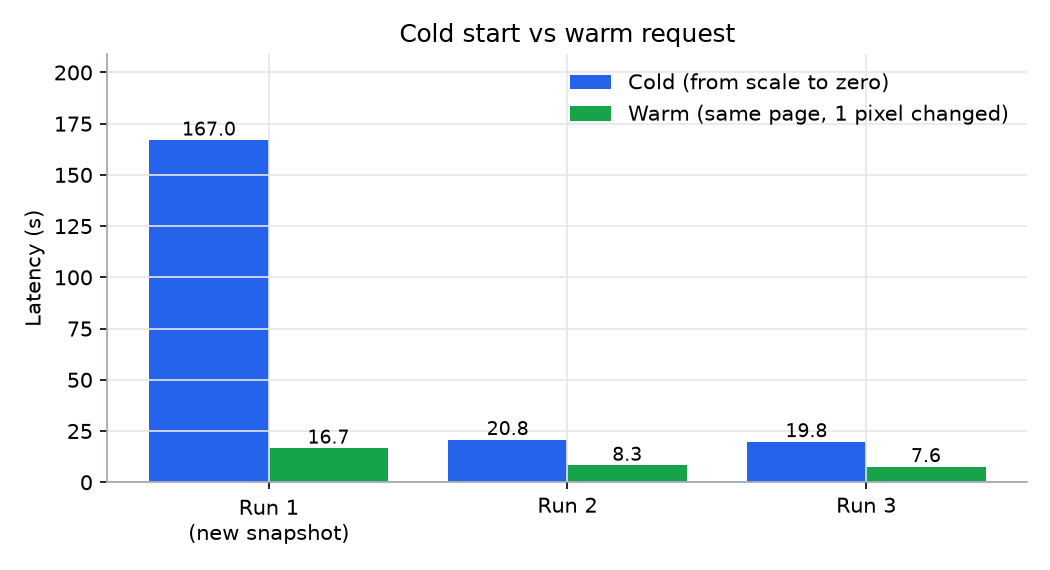
#> input picture assets/benchmarks/cold-warm.png, 1050 x 570 px
$ python -i scan.py   (imports and definitions only)
#> lines starting #> are read from the running program, lines starting #| are printed output that depends on the picture; after the words box and inside, x2 and y2 are one past the last pixel; in counts of white or black regions, pixels touching at a corner belong together
#> further down, picture is the input picture: PIL image 1050x570 RGBA; mean R, G, B, A 229.1, 236.2, 246.4, 255
"""Conservative small-angle scan correction using OpenCV pixel measurements."""

from __future__ import annotations

import math
from dataclasses import dataclass

import cv2
import numpy as np
from PIL import Image

from word_export.measure import text_lines


@dataclass(frozen=True)
class SkewEstimate:
    # Counterclockwise correction, matching OpenCV and Pillow conventions.
    angle: float
    confident: bool
    reason: str


def estimate_skew(image: Image.Image) -> SkewEstimate:
    """Find a shared baseline within ±5°; leave sparse/ambiguous pages alone."""
    gray = np.asarray(image.convert("L"))
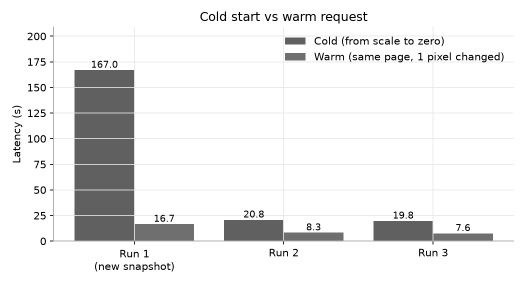
#> gray: shape (570, 1050) (shown at 1/2 size); min 0, max 255, mean 235.2
    scale = min(1, 1200 / max(gray.shape))
    if scale < 1:
        gray = cv2.resize(gray, None, fx=scale, fy=scale, interpolation=cv2.INTER_AREA)
    height, width = gray.shape
    if min(height, width) < 40:
        return SkewEstimate(0, False, "too little image evidence")
    ink = (cv2.adaptiveThreshold(gray, 255, cv2.ADAPTIVE_THRESH_GAUSSIAN_C,
                                cv2.THRESH_BINARY_INV, 31, 12) > 0).astype(np.uint8)
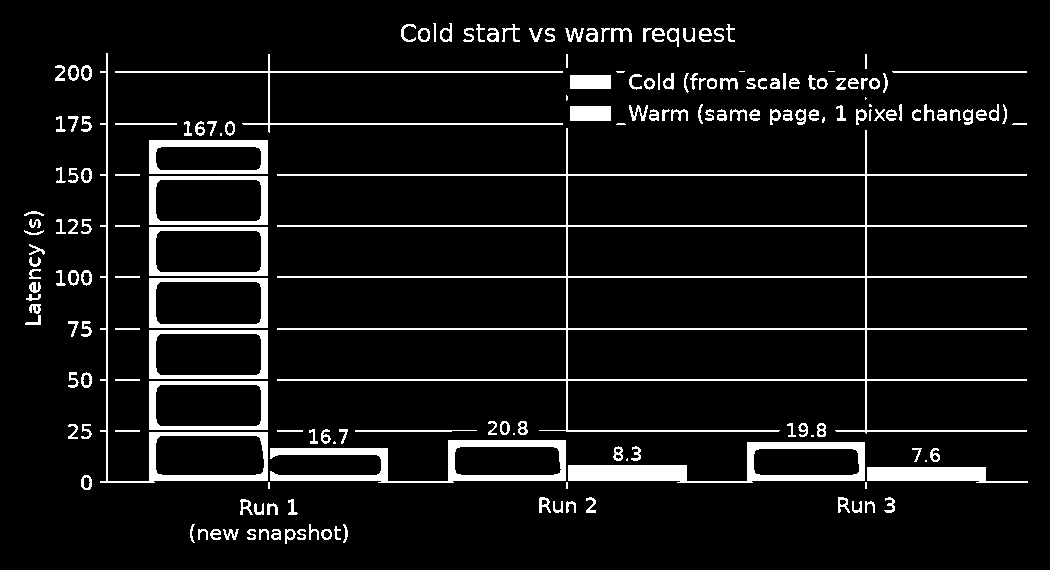
#> ink: shape (570, 1050); values 0 (black) and 1 (white), 7.7% white; 187 white regions (17 under 20 px), largest, box (x1, y1, x2, y2) and area: (277, 128, 1027, 434) 9504, (568, 442, 865, 483) 3978, (270, 440, 566, 483) 3825
    # Long rules provide stronger evidence than text, especially on sparse tables.
    lines = cv2.HoughLinesP(ink, 1, np.pi / 1800, threshold=max(30, width // 8),
                           minLineLength=max(40, width // 5), maxLineGap=10)
#> lines = 48 rows, first 6: [277, 276, 1026, 277], [149, 478, 387, 479], [277, 174, 1026, 175], [149, 480, 366, 479], [277, 380, 1026, 379], [563, 329, 1026, 329]
    angles, lengths = [], []
    if lines is not None:
        for x1, y1, x2, y2 in lines[:, 0]:
            angle = math.degrees(math.atan2(float(y2 - y1), float(x2 - x1)))
            angle = (angle + 45) % 90 - 45
            if abs(angle) <= 7:
                angles.append(angle)
                lengths.append(math.hypot(x2 - x1, y2 - y1))
#> this loop made 48 passes
#> (x1, y1, x2, y2, angle) on passes 1 to 8: (277, 276, 1026, 277, 0.0765), (149, 478, 387, 479, 0.241), (277, 174, 1026, 175, 0.0765), (149, 480, 366, 479, -0.264), (277, 380, 1026, 379, -0.0765), (563, 329, 1026, 329, 0), (149, 476, 387, 477, 0.241), (277, 225, 1026, 226, 0.0765)
#> after the loop, angles = 48 values, max 0.532 at index 25, min -0.481 at index 17, mean 0.00732; lengths = 48 values, max 749 at index 0, min 210 at index 40, mean 357.7
    if len(angles) >= 3:
        order = np.argsort(angles)
#> order = 48 values, max 47 at index 36, min 0 at index 38, mean 23.5
        weights = np.asarray(lengths)[order]
#> weights = 48 values, max 749 at index 5, min 210 at index 33, mean 357.7
        middle = np.searchsorted(np.cumsum(weights), weights.sum() / 2)
#> middle = 24
        angle = float(np.asarray(angles)[order][middle])
        agreeing = np.abs(np.asarray(angles) - angle) < 0.3
        if np.asarray(lengths)[agreeing].sum() >= max(width, height) * 2 and agreeing.mean() >= 0.7:
            if abs(angle) > 5:
                return SkewEstimate(angle, False, "tilt exceeds the supported ±5° range")
            # Refine below Hough's endpoint quantization: a tenth of a degree
            # can still smear a faint rule across several pixel rows.
            candidates = np.arange(angle - 0.2, angle + 0.201, 0.025)
            scores = []
            for candidate in candidates:
                matrix = cv2.getRotationMatrix2D((width / 2, height / 2), float(candidate), 1)
                rotated = cv2.warpAffine(ink, matrix, (width, height), flags=cv2.INTER_NEAREST)
                scores.append(float(np.square(rotated.sum(axis=1).astype(float)).sum()
                                    + np.square(rotated.sum(axis=0).astype(float)).sum()))
#> this loop made 17 passes
#> pass 1, in estimate_skew, `rotated = cv2.warpAffine(ink, matrix, (width, height), flags=cv2.INTER..`:
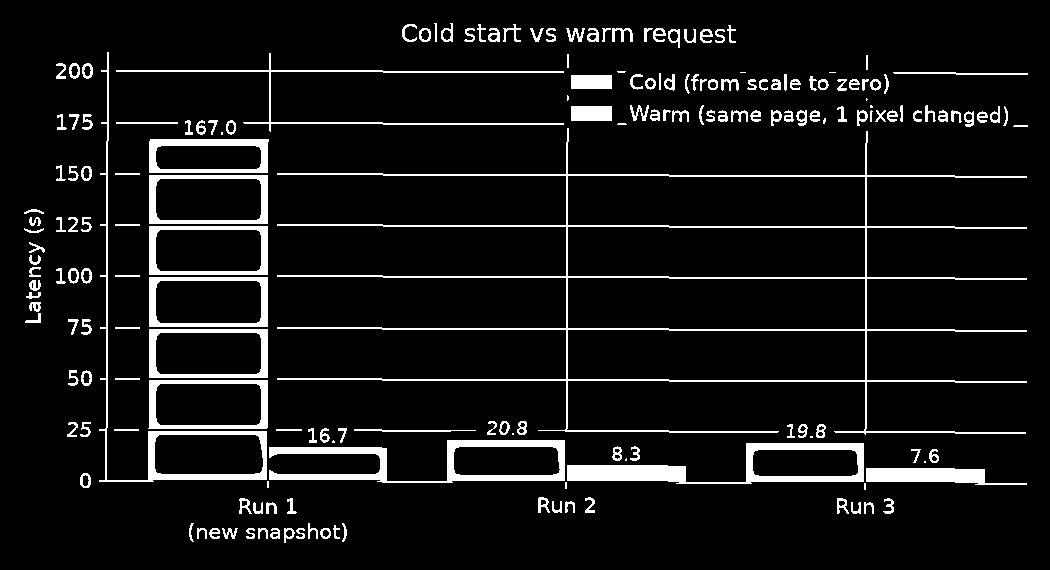
#> rotated: shape (570, 1050); values 0 (black) and 1 (white), 7.7% white; 187 white regions (17 under 20 px), largest, box (x1, y1, x2, y2) and area: (277, 128, 1027, 435) 9504, (567, 443, 864, 484) 3978, (269, 440, 565, 483) 3825
#> pass 2, in estimate_skew, `rotated = cv2.warpAffine(ink, matrix, (width, height), flags=cv2.INTER..`:
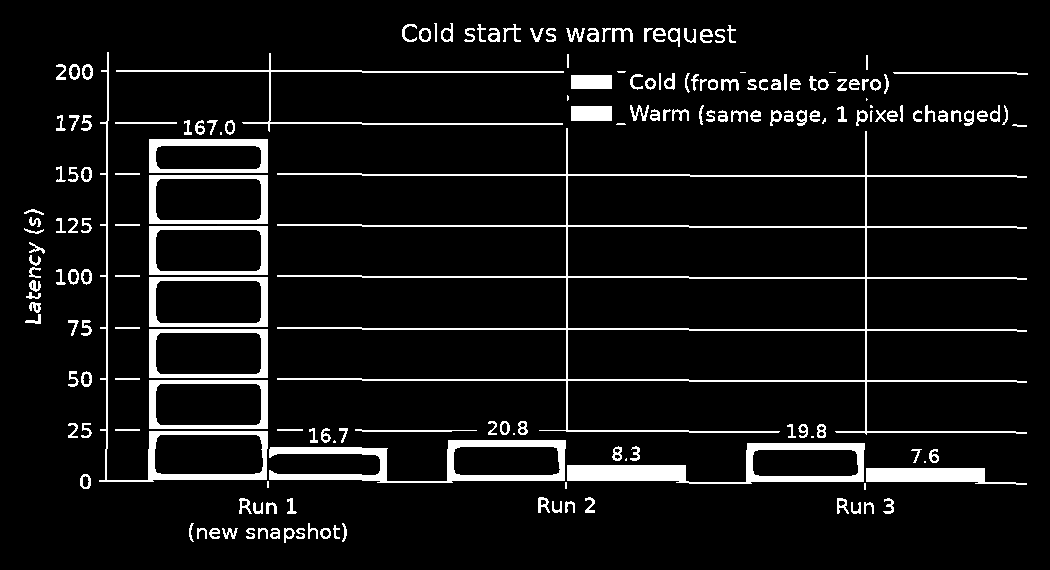
#> rotated: shape (570, 1050); values 0 (black) and 1 (white), 7.7% white; 187 white regions (17 under 20 px), largest, box (x1, y1, x2, y2) and area: (277, 128, 1027, 435) 9504, (567, 443, 865, 484) 3978, (269, 440, 566, 483) 3824
#> pass 3, in estimate_skew, `rotated = cv2.warpAffine(ink, matrix, (width, height), flags=cv2.INTER..`:
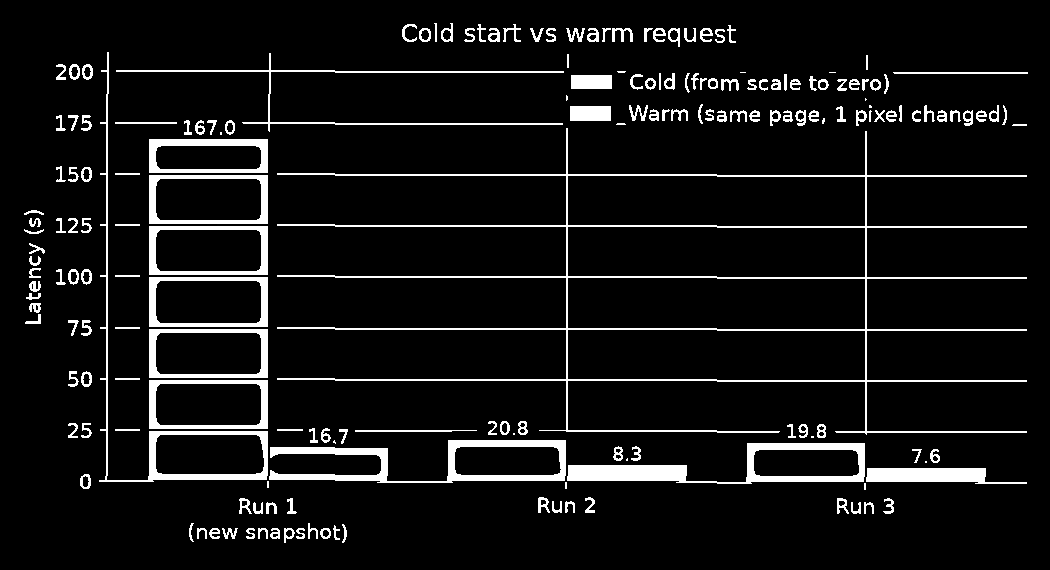
#> rotated: shape (570, 1050); values 0 (black) and 1 (white), 7.7% white; 187 white regions (17 under 20 px), largest, box (x1, y1, x2, y2) and area: (277, 128, 1027, 435) 9504, (567, 443, 865, 484) 3978, (269, 440, 566, 483) 3824
#> after the loop:
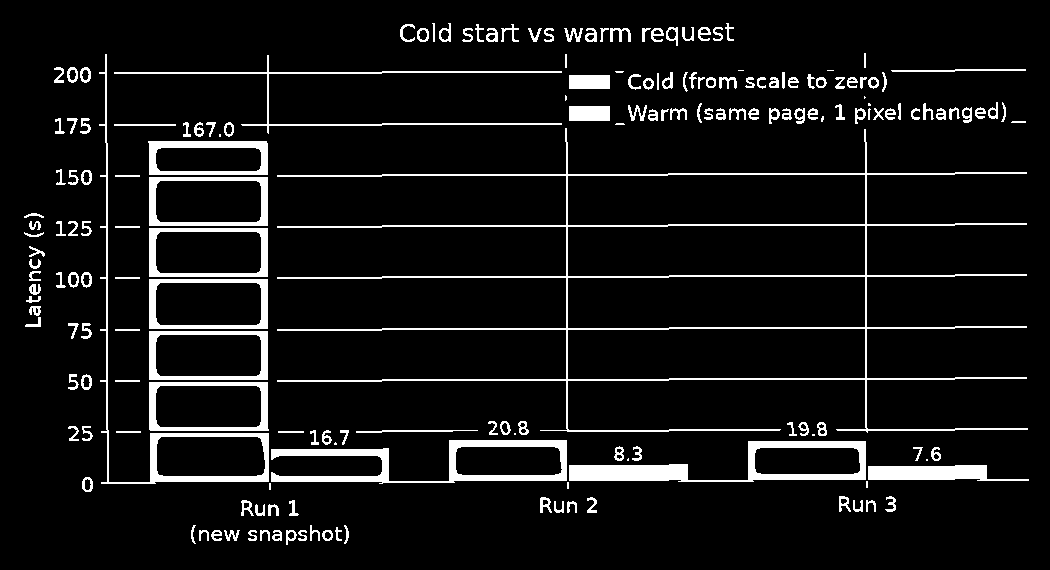
#> rotated: shape (570, 1050); values 0 (black) and 1 (white), 7.7% white; 187 white regions (17 under 20 px), largest, box (x1, y1, x2, y2) and area: (277, 128, 1028, 433) 9504, (569, 441, 866, 482) 3978, (271, 440, 567, 484) 3825
#> after the loop, scores = [17369138, 18005332, 18375524, 18824766, 18933602, 18805230, 19976110, 19976110, 19976110, 19976110, 19976110, 18799382, 18891358, 18781070, 18357968, 18063074, 17413008]
            angle = float(candidates[int(np.argmax(scores))])
#> angle = -0.05
            if abs(angle) > 5:
                return SkewEstimate(angle, False, "tilt exceeds the supported ±5° range")
            return SkewEstimate(angle if abs(angle) >= 0.15 else 0, True, "consistent page rules")
    # Keep glyph-sized components; photos, rules and solid fills must not set the tilt.
    count, labels, stats, _ = cv2.connectedComponentsWithStats(ink, 8)
    keep = np.zeros(count, dtype=np.uint8)
    for index in range(1, count):
        _, _, w, h, area = stats[index]
        if 2 <= h <= height * 0.06 and 1 <= w <= width * 0.08 and 3 <= area <= width * height * 0.001:
            if 0.08 <= w / h <= 8 and area / (w * h) >= 0.08:
                keep[index] = 1
    if keep.sum() < 25:
        return SkewEstimate(0, False, "too few text components or page rules")
    mask = keep[labels]
    center = (width / 2, height / 2)

    # [5 lines left out: function score, not called in this run]

    candidates = np.arange(-5, 5.01, 0.25)
    scores = [score(angle) for angle in candidates]
    angle = float(candidates[int(np.argmax(scores))])
    if abs(angle) >= 5:
        return SkewEstimate(angle, False, "tilt is at the ±5° search limit")
    fine = np.arange(angle - 0.2, angle + 0.201, 0.05)
    angle = float(fine[int(np.argmax([score(value) for value in fine]))])
    peak = score(angle)
    shoulders = max(score(angle - 0.5), score(angle + 0.5))
    alternatives = [value for candidate, value in zip(candidates, scores) if abs(candidate - angle) > 0.75]
    if alternatives and max(alternatives) >= peak * 0.94:
        return SkewEstimate(angle, False, "multiple competing text angles")
    if peak < shoulders * 1.04:
        return SkewEstimate(angle, False, "text baselines do not agree on a clear angle")
    if abs(angle) < 0.15 or peak < score(0) * 1.06:
        return SkewEstimate(0, True, "text is already approximately upright")
    return SkewEstimate(round(angle, 2), True, "consistent text baselines")


# [61 lines left out: functions rotate_scan, transform_box, content_box, not called in this run]

>>> from PIL import Image
>>> picture = Image.open('../assets/benchmarks/cold-warm.png')
>>> result = estimate_skew(picture)

$ run again, on assets/benchmarks/concurrency.png
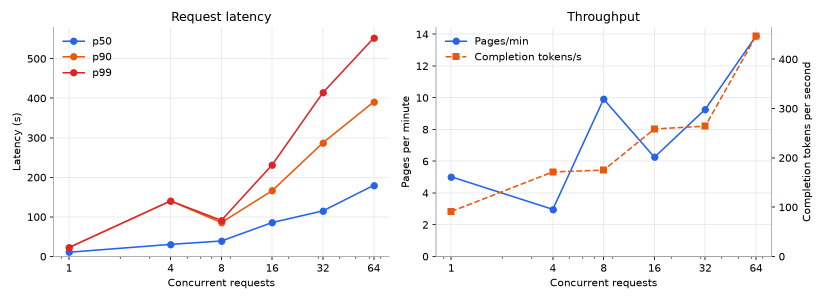
#> input picture assets/benchmarks/concurrency.png, 1650 x 600 px (shown at 1/2 size)
#> picture is the input picture: PIL image 1650x600 RGBA; mean R, G, B, A 248.9, 248, 248.7, 255
#> in estimate_skew, `ink = (cv2.adaptiveThreshold(gray, 255, cv2.ADAPTIVE_THRESH_GAUSSIAN_C..`:
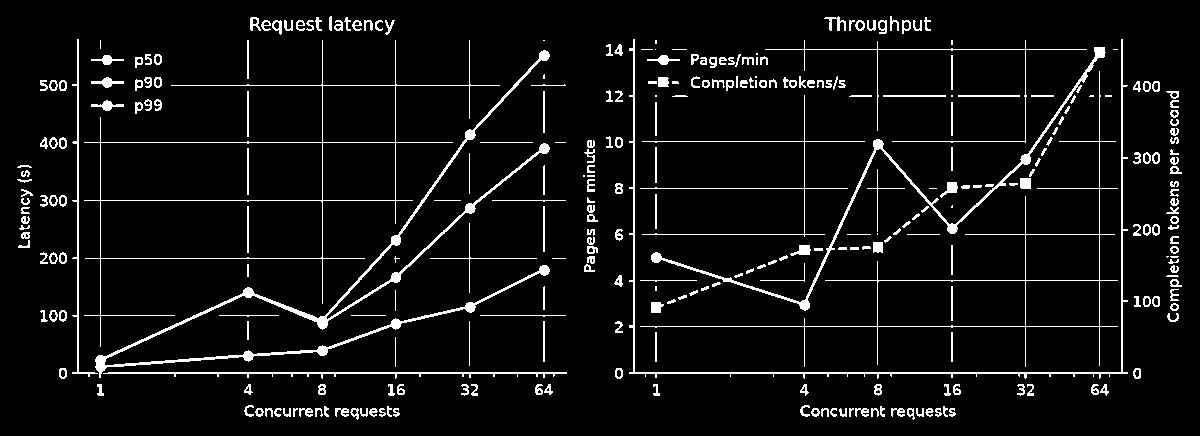
#> ink: shape (436, 1200); values 0 (black) and 1 (white), 6% white in thin lines or dots, all inside (x1, y1, x2, y2) = (17, 16, 1182, 420)
#> lines = 25 rows, first 6: [615, 372, 1140, 372], [59, 373, 566, 373], [619, 326, 1122, 326], [41, 142, 465, 142], [42, 200, 460, 200], [760, 280, 1122, 280]
#> the loop in estimate_skew, `for x1, y1, x2, y2 in lines[:, 0]:` made 25 passes
#> (x1, y1, x2, y2, angle) on passes 1 to 8: (615, 372, 1140, 372, 0), (59, 373, 566, 373, 0), (619, 326, 1122, 326, 0), (41, 142, 465, 142, 0), (42, 200, 460, 200, 0), (760, 280, 1122, 280, 0), (135, 85, 499, 85, 0), (615, 234, 877, 234, 0)
#> after the loop in estimate_skew, `for x1, y1, x2, y2 in lines[:, 0]:`: angles = 25 values, max 0.172 at index 15, min 0 at index 0, mean 0.00686; lengths = 25 values, max 525 at index 0, min 241 at index 22, mean 350.8
#> order = 25 values, max 24 at index 16, min 0 at index 0, mean 12
#> weights has the same summary as lengths
#> middle = 10
#> after the loop in estimate_skew, `for candidate in candidates:`:
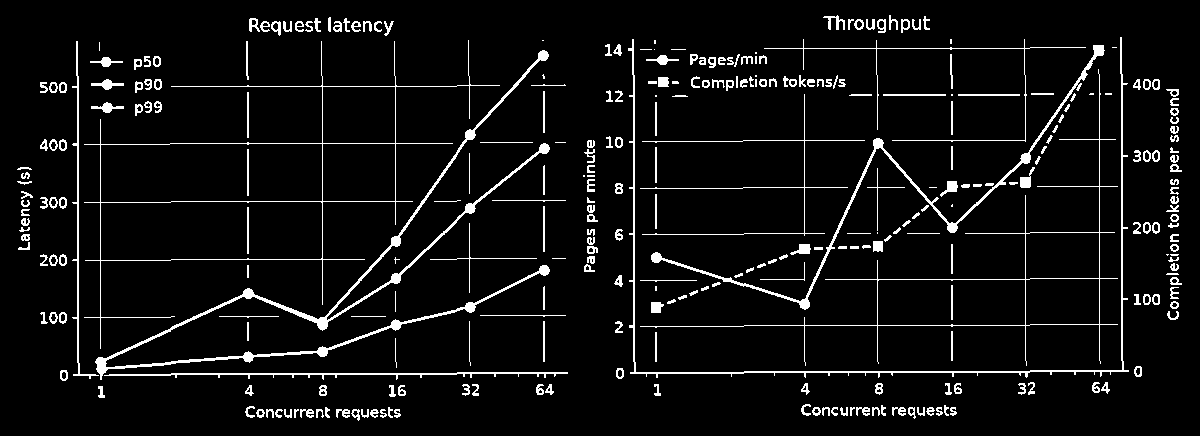
#> rotated: shape (436, 1200); values 0 (black) and 1 (white), 6% white in thin lines or dots
#> after the loop in estimate_skew, `for candidate in candidates:`: scores = [6861936, 7368412, 7627330, 7631204, 7691798, 8033300, 9044822, 9044248, 9044248, 9044248, 9049162, 7892230, 7509692, 7464642, 7489064, 7263866, 6804408]
#> in estimate_skew, `angle = float(candidates[int(np.argmax(scores))])`: angle = 0.05
